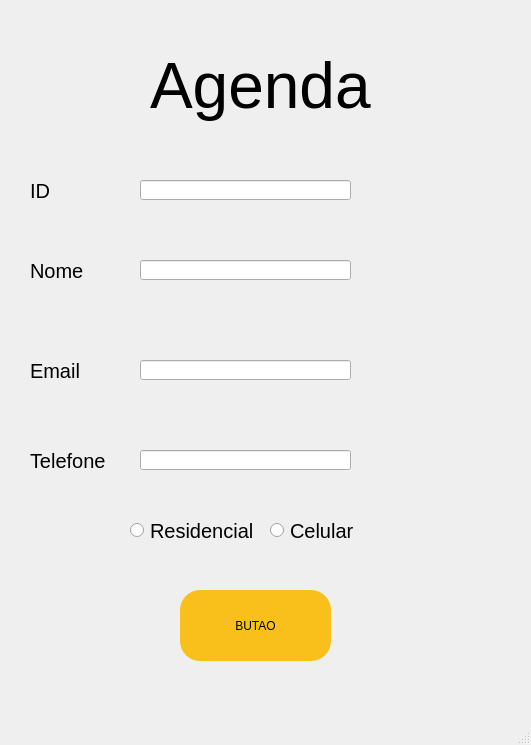
<?xml version="1.0" encoding="UTF-8"?>
<ui version="4.0">
 <class>o</class>
 <widget class="QMainWindow" name="o">
  <property name="geometry">
   <rect>
    <x>0</x>
    <y>0</y>
    <width>531</width>
    <height>745</height>
   </rect>
  </property>
  <property name="windowTitle">
   <string>MainWindow</string>
  </property>
  <property name="autoFillBackground">
   <bool>false</bool>
  </property>
  <property name="animated">
   <bool>true</bool>
  </property>
  <widget class="QWidget" name="centralwidget">
   <widget class="QLabel" name="label">
    <property name="geometry">
     <rect>
      <x>150</x>
      <y>10</y>
      <width>271</width>
      <height>151</height>
     </rect>
    </property>
    <property name="font">
     <font>
      <pointsize>48</pointsize>
     </font>
    </property>
    <property name="text">
     <string>Agenda</string>
    </property>
   </widget>
   <widget class="QLabel" name="label_2">
    <property name="geometry">
     <rect>
      <x>30</x>
      <y>160</y>
      <width>101</width>
      <height>61</height>
     </rect>
    </property>
    <property name="font">
     <font>
      <pointsize>15</pointsize>
     </font>
    </property>
    <property name="text">
     <string>ID</string>
    </property>
   </widget>
   <widget class="QLabel" name="label_3">
    <property name="geometry">
     <rect>
      <x>30</x>
      <y>240</y>
      <width>101</width>
      <height>61</height>
     </rect>
    </property>
    <property name="font">
     <font>
      <pointsize>15</pointsize>
     </font>
    </property>
    <property name="text">
     <string>Nome</string>
    </property>
   </widget>
   <widget class="QLabel" name="label_4">
    <property name="geometry">
     <rect>
      <x>30</x>
      <y>340</y>
      <width>101</width>
      <height>61</height>
     </rect>
    </property>
    <property name="font">
     <font>
      <pointsize>15</pointsize>
     </font>
    </property>
    <property name="text">
     <string>Email</string>
    </property>
   </widget>
   <widget class="QLabel" name="label_5">
    <property name="geometry">
     <rect>
      <x>30</x>
      <y>430</y>
      <width>101</width>
      <height>61</height>
     </rect>
    </property>
    <property name="font">
     <font>
      <pointsize>15</pointsize>
     </font>
    </property>
    <property name="text">
     <string>Telefone</string>
    </property>
   </widget>
   <widget class="QPushButton" name="btnCadastro">
    <property name="geometry">
     <rect>
      <x>180</x>
      <y>590</y>
      <width>151</width>
      <height>71</height>
     </rect>
    </property>
    <property name="styleSheet">
     <string notr="true">QPushButton{
	background-color: rgb(249, 192, 28);
	border-radius: 20px;
}</string>
    </property>
    <property name="text">
     <string>BUTAO</string>
    </property>
    <property name="autoRepeat">
     <bool>false</bool>
    </property>
    <property name="autoRepeatDelay">
     <number>300</number>
    </property>
    <property name="autoRepeatInterval">
     <number>100</number>
    </property>
   </widget>
   <widget class="QLineEdit" name="lineEdit">
    <property name="geometry">
     <rect>
      <x>140</x>
      <y>180</y>
      <width>211</width>
      <height>20</height>
     </rect>
    </property>
   </widget>
   <widget class="QLineEdit" name="lineEdit_2">
    <property name="geometry">
     <rect>
      <x>140</x>
      <y>260</y>
      <width>211</width>
      <height>20</height>
     </rect>
    </property>
   </widget>
   <widget class="QLineEdit" name="lineEdit_3">
    <property name="geometry">
     <rect>
      <x>140</x>
      <y>360</y>
      <width>211</width>
      <height>20</height>
     </rect>
    </property>
   </widget>
   <widget class="QLineEdit" name="lineEdit_4">
    <property name="geometry">
     <rect>
      <x>140</x>
      <y>450</y>
      <width>211</width>
      <height>20</height>
     </rect>
    </property>
   </widget>
   <widget class="QRadioButton" name="radioButton">
    <property name="geometry">
     <rect>
      <x>130</x>
      <y>510</y>
      <width>131</width>
      <height>41</height>
     </rect>
    </property>
    <property name="font">
     <font>
      <pointsize>15</pointsize>
     </font>
    </property>
    <property name="text">
     <string>Residencial</string>
    </property>
   </widget>
   <widget class="QRadioButton" name="radioButton_2">
    <property name="geometry">
     <rect>
      <x>270</x>
      <y>510</y>
      <width>111</width>
      <height>41</height>
     </rect>
    </property>
    <property name="font">
     <font>
      <pointsize>15</pointsize>
     </font>
    </property>
    <property name="text">
     <string>Celular</string>
    </property>
   </widget>
  </widget>
  <widget class="QMenuBar" name="menubar">
   <property name="geometry">
    <rect>
     <x>0</x>
     <y>0</y>
     <width>531</width>
     <height>21</height>
    </rect>
   </property>
  </widget>
  <widget class="QStatusBar" name="statusbar"/>
 </widget>
 <resources/>
 <connections/>
</ui>
